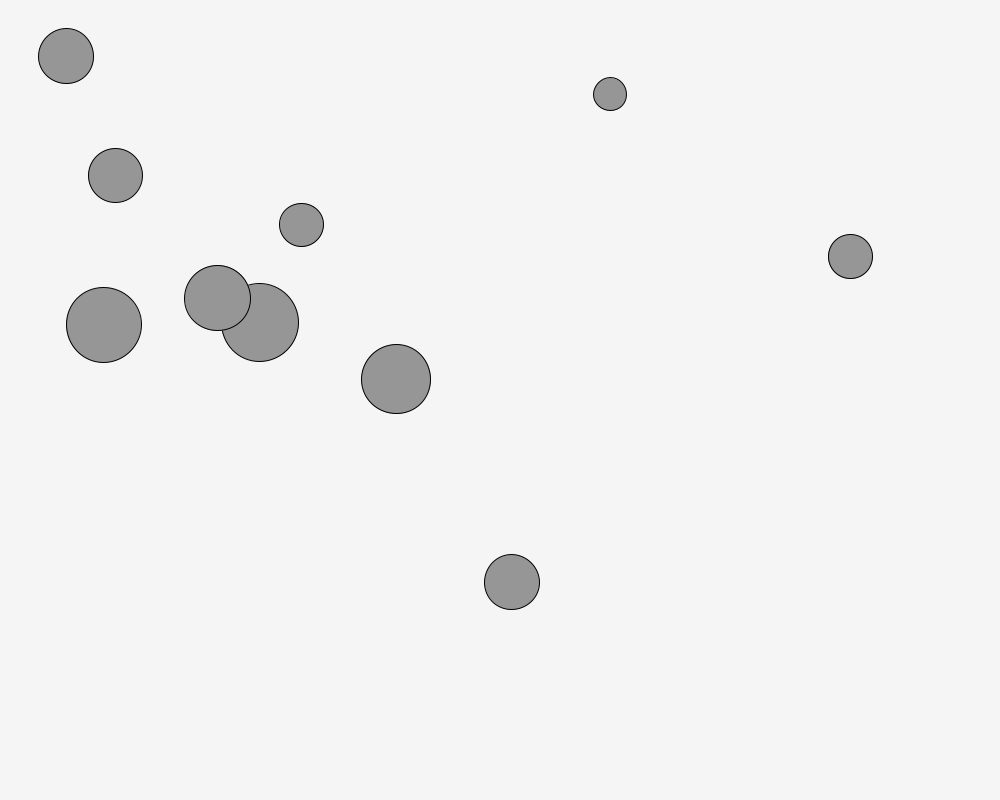
Frame 1 (no input)
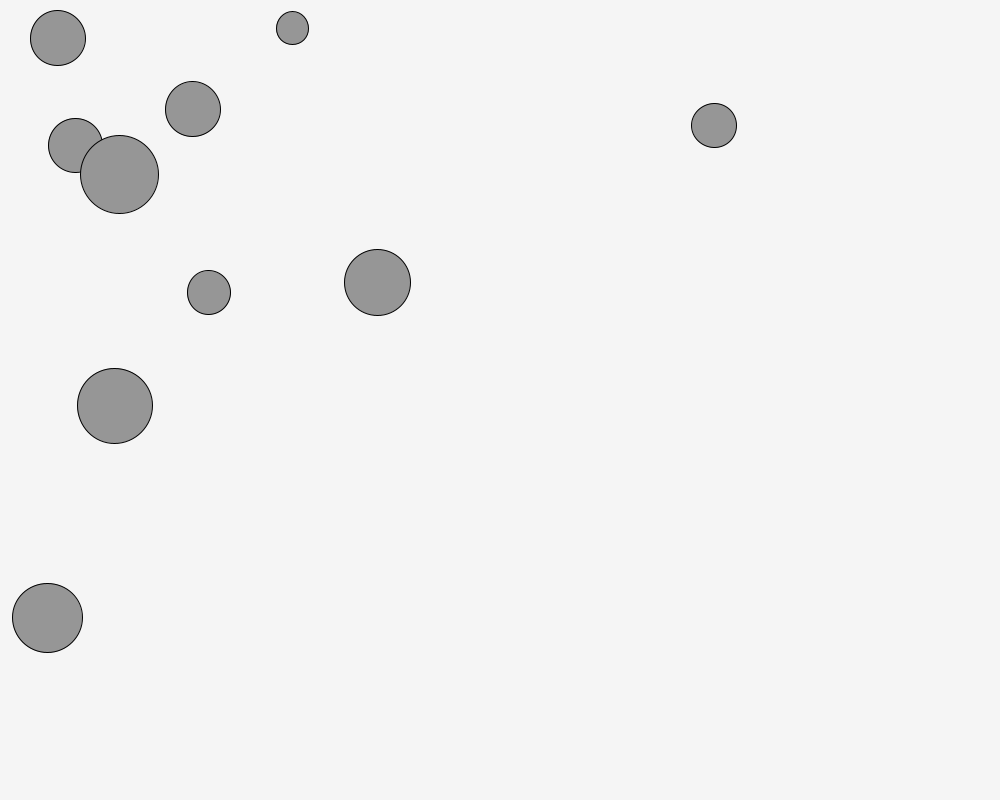
Frame 60 (the mouse pressed at the canvas centre just before this capture)
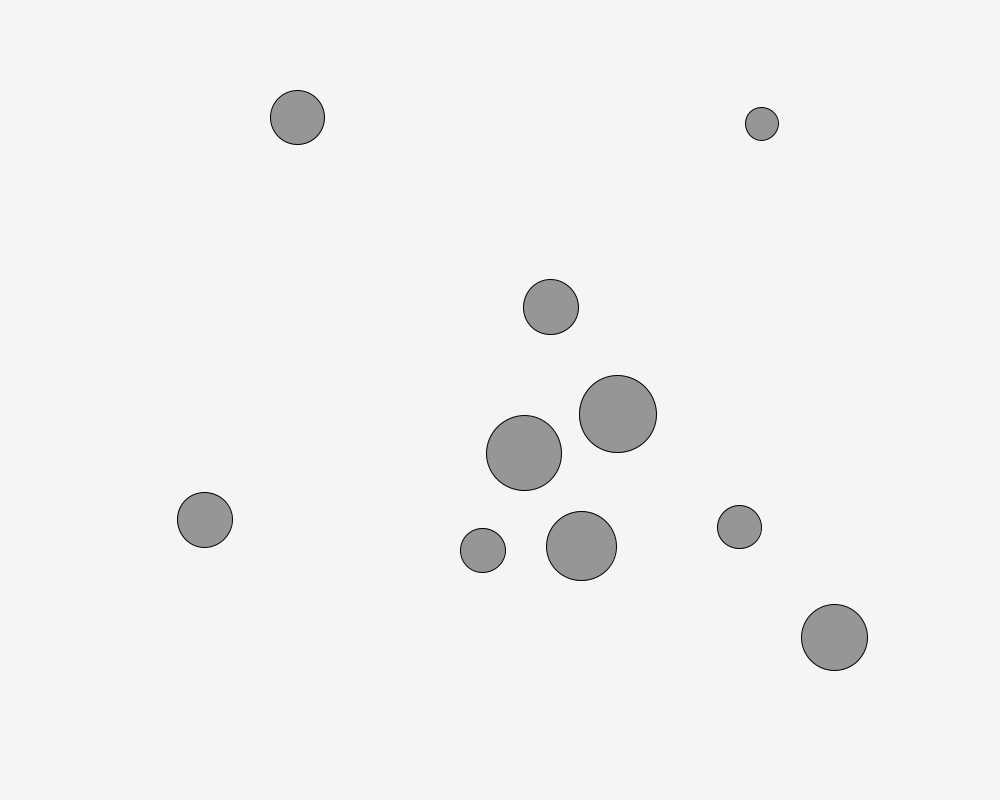
Frame 120 (the mouse held since frame 60 and released just before this capture)

The Processing sketch that drew these frames (run headless with seeded random() and noise(); from frame 60 on, the mouse is pressed at the canvas centre):

// Processing sketch: The_AttractingBalls
// ── The_AttractingBalls.pde
Mover []mover = new Mover[10] ;
float attactorMass;
void setup()
{
  attactorMass = random(10,20);
  for(int i=0;i<mover.length;i++)
  {
   mover[i] = new Mover(); 
  }
  size(1000,800);
}

void draw()
{
  background(245);
  for(int i=0;i<mover.length;i++)
  {
    for(int j=0;j<mover.length;j++){
     if(j==i) continue;
     mover[i].ApplyForce(mover[j].Attaract(mover[i]));
    }
    mover[i].ApplyForce(MouseAttactor(mover[i]));
    mover[i].Update();
    mover[i].display();
    mover[i].CheckEdge(); 
  }
  
}


PVector MouseAttactor(Mover mover)
{
  float G = 10;
  PVector mouse = new PVector(mouseX,mouseY);
  PVector force = PVector.sub(mouse,mover.location);
  float distance = force.mag();
  distance = constrain(distance,5,25);
  force.normalize();
  float mag = (G*attactorMass*mover.mass)/(distance*distance);
  force.mult(mag);
  return force;
}
//calculate the AttractorForce of Mouse and the mover
// ── Mover.pde
class Mover
{
  PVector location;
  PVector velocity;
  PVector acceleration;
  float mass;
  float G = 10;
  Mover()
  {
    mass = random(2,5);
    velocity = new PVector(random(-10,10),random(-10,10));
    acceleration = new PVector(0,0);
    location =new PVector(random(0+mass*16/2,width-mass*16/2),random(0+mass*16/2,height - mass*16/2));
  }
  //initialize the data of mover
  PVector ChoiceLocation()
  {
    float distance = 0;
    PVector loca;
    do
    {
      loca = new PVector(random(0+mass*16/2,width-mass*16/2),random(0+mass*16/2,height-mass*16/2));
      distance = PVector.sub(loca,new PVector(width/2,height/2)).mag();
    }while(distance<=160+mass*16/2);
    return loca;
  }
  //create the location of mover
  
  PVector Attaract(Mover mover)
  {
    PVector force = PVector.sub(location,mover.location);
    float distance = force.mag();
    force.normalize();
    float mag = 0;
    if(distance>300)
    mag = (G*mass*mover.mass)/(distance*distance);
    else
    mag = 0.3;
    force.mult(-mag);
    return force;
  }
  // count the force of Attactor and the mover
  
  void ApplyForce(PVector force)
  {
    PVector f = PVector.div(force,mass);
    acceleration.add(f);
  }
  
  void Update()
  {
    velocity.add(acceleration);
    velocity.limit(10);
    location.add(velocity);
  }
  
  void CheckEdge()
  {
    if(location.x<0+mass*16/2)
    {
      location.x = 0+mass*16/2;
      velocity.x*=-1;
    }else if(location.x>width-mass*16/2)
    {
      location.x = width-mass*16/2;
      velocity.x*=-1;
    }
    
    if(location.y<0+mass*16/2)
    {
      location.y = 0+mass*16/2;
      velocity.y*=-1;
    }else if(location.y>height-mass*16/2)
    {
      location.y = height - mass*16/2;
      velocity.y*=-1;
    }
  }
  
  void display()
  {
    //smooth(2);
    fill(150);
    ellipse(location.x,location.y,mass*16,mass*16);
    noFill();
    //noSmooth();
    acceleration.mult(0);
  }
  
  
}
